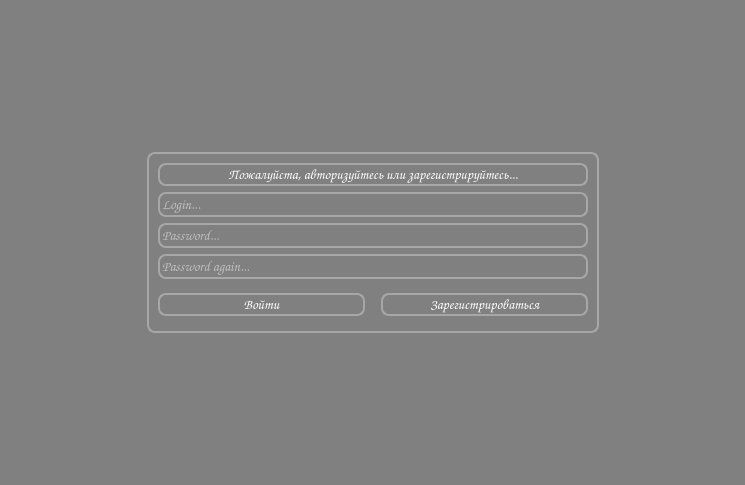
<?xml version="1.0" encoding="UTF-8"?>
<ui version="4.0">
 <class>Form</class>
 <widget class="QWidget" name="Form">
  <property name="geometry">
   <rect>
    <x>0</x>
    <y>0</y>
    <width>745</width>
    <height>485</height>
   </rect>
  </property>
  <property name="windowTitle">
   <string>Authorization</string>
  </property>
  <property name="styleSheet">
   <string notr="true">background-color: #808080;
color: white;
font-family: Comic sans MS, sans-serif;
font-size: 14px;
font-weight: 400;</string>
  </property>
  <layout class="QGridLayout" name="gridLayout">
   <item row="3" column="0">
    <spacer name="horizontalSpacer">
     <property name="orientation">
      <enum>Qt::Horizontal</enum>
     </property>
     <property name="sizeHint" stdset="0">
      <size>
       <width>40</width>
       <height>20</height>
      </size>
     </property>
    </spacer>
   </item>
   <item row="3" column="2">
    <spacer name="horizontalSpacer_2">
     <property name="orientation">
      <enum>Qt::Horizontal</enum>
     </property>
     <property name="sizeHint" stdset="0">
      <size>
       <width>40</width>
       <height>20</height>
      </size>
     </property>
    </spacer>
   </item>
   <item row="4" column="1">
    <spacer name="verticalSpacer">
     <property name="orientation">
      <enum>Qt::Vertical</enum>
     </property>
     <property name="sizeHint" stdset="0">
      <size>
       <width>20</width>
       <height>40</height>
      </size>
     </property>
    </spacer>
   </item>
   <item row="2" column="1">
    <spacer name="verticalSpacer_2">
     <property name="orientation">
      <enum>Qt::Vertical</enum>
     </property>
     <property name="sizeHint" stdset="0">
      <size>
       <width>20</width>
       <height>40</height>
      </size>
     </property>
    </spacer>
   </item>
   <item row="3" column="1">
    <widget class="QFrame" name="verticalFrame">
     <property name="styleSheet">
      <string notr="true">border: 2px solid #A7A7A7;
border-radius: 8px;</string>
     </property>
     <layout class="QVBoxLayout" name="verticalLayout">
      <property name="spacing">
       <number>6</number>
      </property>
      <item>
       <widget class="QLabel" name="notification">
        <property name="minimumSize">
         <size>
          <width>430</width>
          <height>0</height>
         </size>
        </property>
        <property name="font">
         <font>
          <family>Comic sans MS</family>
          <pointsize>-1</pointsize>
          <bold>false</bold>
         </font>
        </property>
        <property name="styleSheet">
         <string notr="true">border: 2px solid #A7A7A7;
border-radius: 8px;</string>
        </property>
        <property name="frameShape">
         <enum>QFrame::NoFrame</enum>
        </property>
        <property name="text">
         <string>Пожалуйста, авторизуйтесь или зарегистрируйтесь...</string>
        </property>
        <property name="alignment">
         <set>Qt::AlignCenter</set>
        </property>
       </widget>
      </item>
      <item>
       <widget class="QLineEdit" name="username">
        <property name="styleSheet">
         <string notr="true">border: 2px solid #A7A7A7;
border-radius: 8px;</string>
        </property>
        <property name="text">
         <string/>
        </property>
        <property name="frame">
         <bool>true</bool>
        </property>
        <property name="placeholderText">
         <string>Login...</string>
        </property>
        <property name="clearButtonEnabled">
         <bool>true</bool>
        </property>
       </widget>
      </item>
      <item>
       <widget class="QLineEdit" name="password">
        <property name="styleSheet">
         <string notr="true">border: 2px solid #A7A7A7;
border-radius: 8px;</string>
        </property>
        <property name="text">
         <string/>
        </property>
        <property name="frame">
         <bool>true</bool>
        </property>
        <property name="echoMode">
         <enum>QLineEdit::Password</enum>
        </property>
        <property name="placeholderText">
         <string>Password...</string>
        </property>
        <property name="clearButtonEnabled">
         <bool>true</bool>
        </property>
       </widget>
      </item>
      <item>
       <widget class="QLineEdit" name="password2">
        <property name="echoMode">
         <enum>QLineEdit::Password</enum>
        </property>
        <property name="placeholderText">
         <string>Password again...</string>
        </property>
        <property name="clearButtonEnabled">
         <bool>true</bool>
        </property>
       </widget>
      </item>
      <item>
       <layout class="QHBoxLayout" name="horizontalLayout">
        <property name="spacing">
         <number>16</number>
        </property>
        <property name="topMargin">
         <number>8</number>
        </property>
        <property name="bottomMargin">
         <number>6</number>
        </property>
        <item>
         <widget class="QPushButton" name="login">
          <property name="autoFillBackground">
           <bool>false</bool>
          </property>
          <property name="styleSheet">
           <string notr="true">QPushButton {
	border: 2px solid #A7A7A7;
	border-radius: 8px;
 }

QPushButton::hover {
	background-color: #8E8E8E;
 }

QPushButton::pressed {
	background-color: #5F655F;
 }</string>
          </property>
          <property name="text">
           <string>Войти</string>
          </property>
          <property name="autoDefault">
           <bool>false</bool>
          </property>
          <property name="flat">
           <bool>false</bool>
          </property>
         </widget>
        </item>
        <item>
         <widget class="QPushButton" name="signup">
          <property name="styleSheet">
           <string notr="true">QPushButton {
	border: 2px solid #A7A7A7;
	border-radius: 8px;
 }

QPushButton::hover {
	background-color: #8E8E8E;
 }

QPushButton::pressed {
	background-color: #5F655F;
 }</string>
          </property>
          <property name="text">
           <string>Зарегистрироваться</string>
          </property>
         </widget>
        </item>
       </layout>
      </item>
     </layout>
    </widget>
   </item>
  </layout>
 </widget>
 <resources/>
 <connections/>
</ui>
